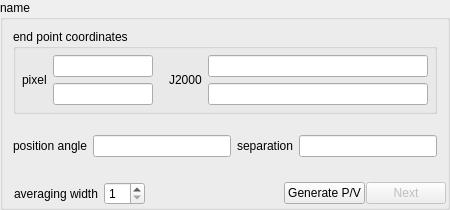
<?xml version="1.0" encoding="UTF-8"?>
<ui version="4.0">
 <class>PVLineStats</class>
 <widget class="QGroupBox" name="PVLineStats">
  <property name="geometry">
   <rect>
    <x>0</x>
    <y>0</y>
    <width>450</width>
    <height>210</height>
   </rect>
  </property>
  <property name="sizePolicy">
   <sizepolicy hsizetype="Preferred" vsizetype="Preferred">
    <horstretch>0</horstretch>
    <verstretch>0</verstretch>
   </sizepolicy>
  </property>
  <property name="minimumSize">
   <size>
    <width>450</width>
    <height>0</height>
   </size>
  </property>
  <property name="maximumSize">
   <size>
    <width>16777215</width>
    <height>210</height>
   </size>
  </property>
  <property name="windowTitle">
   <string>GroupBox</string>
  </property>
  <property name="title">
   <string>name</string>
  </property>
  <layout class="QVBoxLayout" name="verticalLayout">
   <property name="spacing">
    <number>1</number>
   </property>
   <property name="leftMargin">
    <number>1</number>
   </property>
   <property name="topMargin">
    <number>0</number>
   </property>
   <property name="rightMargin">
    <number>1</number>
   </property>
   <property name="bottomMargin">
    <number>2</number>
   </property>
   <item>
    <widget class="QWidget" name="plotHolderWidget" native="true">
     <property name="sizePolicy">
      <sizepolicy hsizetype="Expanding" vsizetype="Expanding">
       <horstretch>0</horstretch>
       <verstretch>0</verstretch>
      </sizepolicy>
     </property>
     <layout class="QVBoxLayout" name="verticalLayout_4">
      <item>
       <widget class="QGroupBox" name="coord_box">
        <property name="title">
         <string>end point coordinates</string>
        </property>
        <layout class="QHBoxLayout" name="horizontalLayout_2">
         <property name="margin">
          <number>6</number>
         </property>
         <item>
          <widget class="QLabel" name="pixel_label">
           <property name="lineWidth">
            <number>0</number>
           </property>
           <property name="text">
            <string>pixel</string>
           </property>
          </widget>
         </item>
         <item>
          <widget class="QFrame" name="frame">
           <property name="sizePolicy">
            <sizepolicy hsizetype="Preferred" vsizetype="Fixed">
             <horstretch>0</horstretch>
             <verstretch>0</verstretch>
            </sizepolicy>
           </property>
           <property name="maximumSize">
            <size>
             <width>110</width>
             <height>16777215</height>
            </size>
           </property>
           <property name="frameShape">
            <enum>QFrame::NoFrame</enum>
           </property>
           <property name="frameShadow">
            <enum>QFrame::Plain</enum>
           </property>
           <property name="lineWidth">
            <number>0</number>
           </property>
           <layout class="QVBoxLayout" name="verticalLayout_2">
            <property name="margin">
             <number>0</number>
            </property>
            <item>
             <widget class="QLineEdit" name="pixel_pt1">
              <property name="maximumSize">
               <size>
                <width>100</width>
                <height>16777215</height>
               </size>
              </property>
              <property name="toolTip">
               <string>pixel coordinates for first point</string>
              </property>
              <property name="text">
               <string/>
              </property>
              <property name="readOnly">
               <bool>true</bool>
              </property>
             </widget>
            </item>
            <item>
             <widget class="QLineEdit" name="pixel_pt2">
              <property name="maximumSize">
               <size>
                <width>100</width>
                <height>16777215</height>
               </size>
              </property>
              <property name="toolTip">
               <string>pixel coordinates for second point</string>
              </property>
              <property name="text">
               <string/>
              </property>
              <property name="readOnly">
               <bool>true</bool>
              </property>
             </widget>
            </item>
           </layout>
          </widget>
         </item>
         <item>
          <widget class="QLabel" name="world_label">
           <property name="lineWidth">
            <number>0</number>
           </property>
           <property name="text">
            <string>J2000</string>
           </property>
          </widget>
         </item>
         <item>
          <widget class="QFrame" name="frame1">
           <property name="sizePolicy">
            <sizepolicy hsizetype="Preferred" vsizetype="Fixed">
             <horstretch>0</horstretch>
             <verstretch>0</verstretch>
            </sizepolicy>
           </property>
           <property name="frameShape">
            <enum>QFrame::NoFrame</enum>
           </property>
           <property name="frameShadow">
            <enum>QFrame::Plain</enum>
           </property>
           <property name="lineWidth">
            <number>0</number>
           </property>
           <layout class="QVBoxLayout" name="verticalLayout_3">
            <property name="margin">
             <number>0</number>
            </property>
            <item>
             <widget class="QLineEdit" name="world_pt1">
              <property name="toolTip">
               <string>world coordinates for first point</string>
              </property>
              <property name="text">
               <string/>
              </property>
              <property name="readOnly">
               <bool>true</bool>
              </property>
             </widget>
            </item>
            <item>
             <widget class="QLineEdit" name="world_pt2">
              <property name="toolTip">
               <string>world coordinates for second point</string>
              </property>
              <property name="text">
               <string/>
              </property>
              <property name="readOnly">
               <bool>true</bool>
              </property>
             </widget>
            </item>
           </layout>
          </widget>
         </item>
        </layout>
       </widget>
      </item>
      <item>
       <widget class="QFrame" name="averaging_frame">
        <property name="frameShape">
         <enum>QFrame::NoFrame</enum>
        </property>
        <property name="frameShadow">
         <enum>QFrame::Plain</enum>
        </property>
        <property name="lineWidth">
         <number>0</number>
        </property>
        <layout class="QHBoxLayout" name="horizontalLayout_3">
         <property name="margin">
          <number>0</number>
         </property>
         <item>
          <widget class="QLabel" name="position_angle_label">
           <property name="text">
            <string>position angle</string>
           </property>
          </widget>
         </item>
         <item>
          <widget class="QLineEdit" name="position_angle">
           <property name="toolTip">
            <string>position angle of the P/V line</string>
           </property>
           <property name="readOnly">
            <bool>true</bool>
           </property>
          </widget>
         </item>
         <item>
          <widget class="QLabel" name="label_2">
           <property name="text">
            <string>separation</string>
           </property>
          </widget>
         </item>
         <item>
          <widget class="QLineEdit" name="separation">
           <property name="toolTip">
            <string>separation between the P/V line's end points</string>
           </property>
           <property name="readOnly">
            <bool>true</bool>
           </property>
          </widget>
         </item>
        </layout>
       </widget>
      </item>
     </layout>
    </widget>
   </item>
   <item>
    <layout class="QHBoxLayout" name="horizontalLayout">
     <item>
      <widget class="QFrame" name="frame_2">
       <property name="frameShape">
        <enum>QFrame::NoFrame</enum>
       </property>
       <property name="frameShadow">
        <enum>QFrame::Plain</enum>
       </property>
       <property name="lineWidth">
        <number>0</number>
       </property>
       <layout class="QHBoxLayout" name="horizontalLayout1">
        <property name="leftMargin">
         <number>10</number>
        </property>
        <property name="topMargin">
         <number>0</number>
        </property>
        <property name="rightMargin">
         <number>0</number>
        </property>
        <property name="bottomMargin">
         <number>0</number>
        </property>
        <item>
         <widget class="QLabel" name="label">
          <property name="toolTip">
           <string>pixel width for P/V slice</string>
          </property>
          <property name="text">
           <string>averaging width</string>
          </property>
         </widget>
        </item>
        <item>
         <widget class="QSpinBox" name="pvwidth">
          <property name="toolTip">
           <string>pixel width for P/V slice</string>
          </property>
          <property name="suffix">
           <string/>
          </property>
          <property name="minimum">
           <number>1</number>
          </property>
          <property name="singleStep">
           <number>2</number>
          </property>
         </widget>
        </item>
       </layout>
      </widget>
     </item>
     <item>
      <spacer name="horizontalSpacer">
       <property name="orientation">
        <enum>Qt::Horizontal</enum>
       </property>
       <property name="sizeHint" stdset="0">
        <size>
         <width>40</width>
         <height>20</height>
        </size>
       </property>
      </spacer>
     </item>
     <item>
      <widget class="QPushButton" name="create_button">
       <property name="toolTip">
        <string>create P/V slice</string>
       </property>
       <property name="text">
        <string>Generate P/V</string>
       </property>
      </widget>
     </item>
     <item>
      <widget class="QPushButton" name="next_button">
       <property name="enabled">
        <bool>false</bool>
       </property>
       <property name="text">
        <string>Next</string>
       </property>
       <property name="flat">
        <bool>false</bool>
       </property>
      </widget>
     </item>
    </layout>
   </item>
  </layout>
 </widget>
 <resources/>
 <connections/>
</ui>
